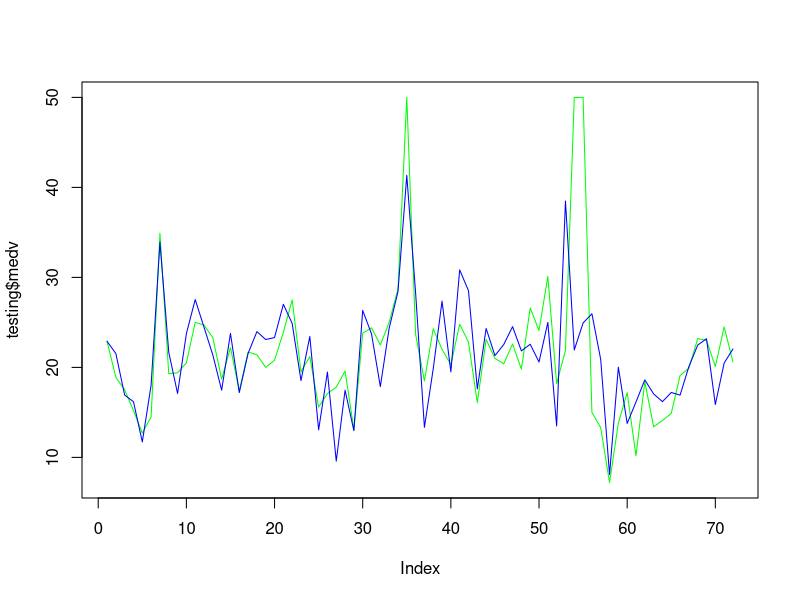

R code for this plot:
library(MASS)
library(caTools)
data("Boston")
split=sample.split(Boston$medv,SplitRatio =0.8 )

training <- subset(Boston,split==TRUE)

testing <- subset(Boston,split==FALSE)

library(corrplot)
cr=cor(Boston)
model <- lm(medv~.-age -indus, training);
pre<-predict(model,testing)
plot(testing$medv,type="l",lty=1.8,col="green");
lines(pre,type="l",col="blue")
